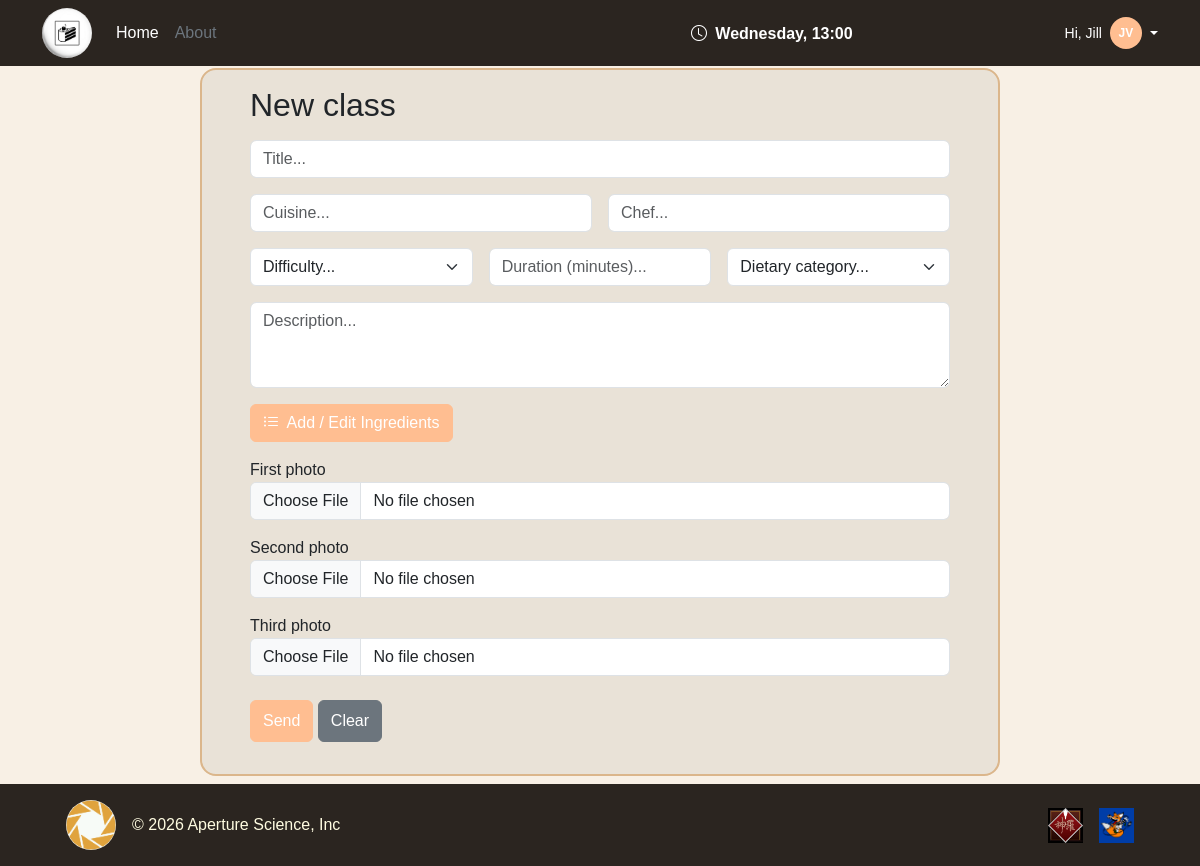
Screenshot of /create_class (signed in) with the database file from the repository.
### tables this page shows
CREATE TABLE "USER" (
	"email"	TEXT NOT NULL UNIQUE,
	"first_name"	TEXT NOT NULL,
	"last_name"	TEXT NOT NULL,
	"password_hash"	TEXT NOT NULL,
	"role"	TEXT NOT NULL CHECK("role" IN ('manager', 'student')),
	PRIMARY KEY("email")
);

### app.py (the view, shortened to what this page needs)
@app.route("/create_class", methods=["GET", "POST"])
@login_required
def create_class():
    if current_user.role != "manager":
        return redirect(url_for("home"))
    return render_template("manager/create_class.html")

### app.py (called while the page is built)
@login_manager.user_loader
def load_user(user_id):
    db_user = user_dao.get_user_by_email(user_id)
    if not db_user:
        return None
    return User(
        email=db_user["email"],
        first_name=db_user["first_name"],
        last_name=db_user["last_name"],
        password=db_user["password_hash"],
        role=db_user["role"]
    )

@app.context_processor
def inject_current_time():
    return {"current_day": utilities_dao.CURRENT_DAY, "current_time": utilities_dao.CURRENT_TIME}

### dao/user_dao.py (called while the page is built)
def get_user_by_email(email):
    conn = utilities_dao.db_connect()
    cursor = conn.cursor()
    cursor.execute("SELECT * FROM USER WHERE email = ?", (email,))
    user = cursor.fetchone()
    utilities_dao.close_connection(conn, cursor)
    return user

### dao/utilities_dao.py (called while the page is built)
def db_connect():
    conn = sqlite3.connect(DATABASE)
    conn.row_factory = sqlite3.Row
    conn.execute("PRAGMA foreign_keys = ON;")
    return conn

def close_connection(conn, cursor):
    conn.commit()
    cursor.close()
    conn.close()

### templates/manager/create_class.html (shortened to what this page needs)
{% extends "base.html" %}
{% block content %}
<section class="form-card">
    <div class="register-box register-class">
        <form class="form-signin w-100 m-auto" method="POST" action="{{ url_for('create_class') }}" enctype="multipart/form-data">
            <h2 class="mb-3 fw-normal">New class</h1>
            <div class="col-12 mb-3">
                <input type="text" class="form-control" id="title" name="title" minlength="2" maxlength="30" placeholder="Title..." required>
            </div>
            <div class="row g-3">
                <div class="col-md-6 mb-3">
                    <input type="text" class="form-control" id="cuisine" name="cuisine" minlength="2" maxlength="30" placeholder="Cuisine..." required>
                </div>
                <div class="col-md-6 mb-3">
                    <div class="input-group"><input type="text" class="form-control" id="chef_name" name="chef_name" minlength="2" maxlength="30" placeholder="Chef..." required></div>
                </div>
            </div>
            <div class="row g-3">
                <div class="col-md-4 mb-3">
                    <select id="difficulty" name="difficulty" class="form-select" required>
                        <option value="" selected disabled>Difficulty...</option>
                    </select>
                </div>
                <div class="col-md-4 mb-3">
                    <input type="number" class="form-control" id="duration" name="duration" min="30" max="240" placeholder="Duration (minutes)..." required>
                </div>
                <div class="col-md-4 mb-3">
                    <select id="dietary_category" name="dietary_category" class="form-select" required>
                        <option value="" selected disabled>Dietary category...</option>
                    </select>
                </div>
            </div>
            <div class="mb-3">
                <textarea class="form-control" id="description" name="description" rows="3" minlength="10" maxlength="500" placeholder="Description..." required></textarea>
            </div>
            <div class="mb-3">
                <button type="button" class="btn btn-primary" data-bs-toggle="modal" data-bs-target="#ingredientsModal">
                    <i class="bi bi-list-ul me-1"></i> Add / Edit Ingredients
                </button>
            </div>
            <div class="mt-3">
                <div class="mb-3">
                    <div class="mb-3">
                        <label for="photo_1">First photo</label>
                        <input class="form-control" type="file" id="photo_1" name="photo_1" accept="image/*,.jpg,.jpeg,.png,.webp" required>
                    </div>
                    <div class="mb-3">
                        <label for="photo_2">Second photo</label>
                        <input class="form-control" type="file" id="photo_2" name="photo_2" accept="image/*,.jpg,.jpeg,.png,.webp" required>
                    </div>
                    <div class="mb-4">
                        <label for="photo_3">Third photo</label>
                        <input class="form-control" type="file" id="photo_3" name="photo_3" accept="image/*,.jpg,.jpeg,.png,.webp" required>
                    </div>
                    <button class="btn btn-primary py-2" type="submit">Send</button>
                    <button class="btn btn-secondary py-2" type="reset">Clear</button>
                </div>
            </div>
        </form>
    </div>
</section>
{% endblock %}

### templates/base.html (shortened to what this page needs)
<!DOCTYPE html>
<html lang="en">
<head>
    <link href="https://cdn.jsdelivr.net/npm/bootstrap@5.3.3/dist/css/bootstrap.min.css" rel="stylesheet">
    <link rel="stylesheet" href="https://cdn.jsdelivr.net/npm/bootstrap-icons@1.11.3/font/bootstrap-icons.min.css">
    <link rel="stylesheet" href="{{ url_for('static', filename='css/root.css') }}">
    <link rel="stylesheet" href="{{ url_for('static', filename='css/index.css') }}">
    <link rel="stylesheet" href="{{ url_for('static', filename='css/authentication.css') }}">
    <link rel="stylesheet" href="{{ url_for('static', filename='css/profiles.css') }}">
    <link rel="stylesheet" href="{{ url_for('static', filename='css/session.css') }}">
</head>
<body class="d-flex flex-column min-vh-100">
    <header class="fixed-top py-2 app-header">
        <div class="container">
            <div class="d-flex flex-wrap align-items-center">
                <a href="{{ url_for('home') }}" class="d-flex align-items-center me-3 text-white text-decoration-none">
                    <img class="site-logo rounded-circle" width="50" height="50"
                        src="{{ url_for('static', filename='img/logos/cake_3.jpg') }}"
                        alt="The cake is a lie logo">
                </a>
                <ul class="nav me-auto mb-2 mb-md-0">
                    <li><a href="{{ url_for('home') }}" class="nav-link px-2 text-white">Home</a></li>
                    <li><a href="#" class="nav-link px-2 text-secondary">About</a></li>
                </ul>
                <span class="badge fs-6 me-3">
                    <i class="bi bi-clock me-1"></i> {{ current_day }}, {{ current_time }}
                </span>
                <div class="col-md-3 text-end">
                    {% if not current_user.is_authenticated %}
                    <a href="{{ url_for('login') }}" type="button" class="btn btn-primary me-2">Login</a>
                    {% else %}
                    <div class="dropdown text-end">
                        <a href="#"
                            class="d-inline-flex align-items-center text-white text-decoration-none dropdown-toggle"
                            data-bs-toggle="dropdown" aria-expanded="false">
                            <span class="me-2 small">Hi, {{ current_user.first_name }}</span>
                            <span class="avatar-initials btn-primary text-white rounded-circle d-inline-flex align-items-center justify-content-center me-1">
                                {{ current_user.first_name[0] }}{{ current_user.last_name[0] }}
                            </span>
                        </a>
                    </div>
                    {% endif %}
                </div>
            </div>
        </div>
    </header>
    <main class="flex-grow-1">
        {% block content %}
        {% endblock %}
    </main>
    <footer class="py-3 mt-auto app-footer">
        <div class="container">
            <div class=" d-flex flex-wrap justify-content-between align-items-center">
                <div class="col-md-4 d-flex align-items-center mx-4">
                    <a href="{{ url_for('home') }}" class="d-flex align-items-center me-3 text-white text-decoration-none">
                        <img class="site-logo rounded-circle" width="50" height="50" src="{{ url_for('static', filename='img/logos/aperture_science.jpg') }}" alt="">
                    </a>
                    <span class="text-body-primary">© 2026 Aperture Science, Inc</span>
                </div>
                <ul class="nav col-md-4 justify-content-end list-unstyled d-flex mx-4">
                    <li class="ms-3">
                        <a class="text-body-secondary" href="#" aria-label="Shinra Inc">
                            <img src="{{ url_for('static', filename='img/logos/shinra_logo.jpg') }}" alt="Shinra Inc" width="35" height="35">
                        </a>
                    </li>
                    <li class="ms-3">
                        <a class="text-body-secondary" href="#" aria-label="Fox Hound">
                            <img src="{{ url_for('static', filename='img/logos/fox_hound_logo.jpg') }}" alt="Fox Hound" width="35" height="35">
                        </a>
                    </li>
                </ul>
            </div>
        </div>
    </footer>
</body>
</html>

### static/css/root.css (style rules this page uses)
:root { --brand-peach: #FFBE91; --brand-cream: #FFDDB0; --brand-turquoise: #CFEBFF; --brand-vanilla: #FFFCE1; --brand-green: #55E07E; --dark-warm: #2B2520; --brand-bg: #F8F0E5; --brand-card: #e8dccc; --brand-auth: #e9e2d7; --brand-footer: #EADBC8; --brand-border: #dbb68b; --brand-orange: #EB7F31; }
html { scrollbar-width: thin; scrollbar-color: var(--brand-cream) var(--dark-warm); scroll-behavior: smooth; }
body { background-color: var(--brand-bg); padding-top: 60px; overflow-x: hidden; font-family: Verdana, Geneva, Tahoma, sans-serif; }
.site-logo { object-fit: cover; }
.avatar-initials { width: 32px; height: 32px; font-size: 0.75rem; font-weight: 600; }
.btn-primary { background-color: var(--brand-peach); border-color: var(--brand-peach); color: #ffffff; }
.app-header, .app-footer { background-color: var(--dark-warm) !important; color: var(--brand-vanilla) !important; }

### static/css/authentication.css (style rules this page uses)
.form-card { min-height: calc(100vh - 9.5rem); display: flex; align-items: center; justify-content: center; padding: 0.5rem 1rem; }
.register-box { width: 100%; max-width: 680px; background-color: var(--brand-auth); border: 2px solid var(--brand-border); border-radius: 1rem; padding: 1.5rem 2rem; }
.register-class { max-width: 800px; }

### static/css/profiles.css (style rules this page uses)
.register-box { padding: 1rem; padding-left: 3rem; padding-right: 3rem; }

### rows the page displays
USER: first_name "Jill", first_name "J", last_name "V"

### other values shown
{{ current_day }} "Wednesday"
{{ current_time }} "13:00"
